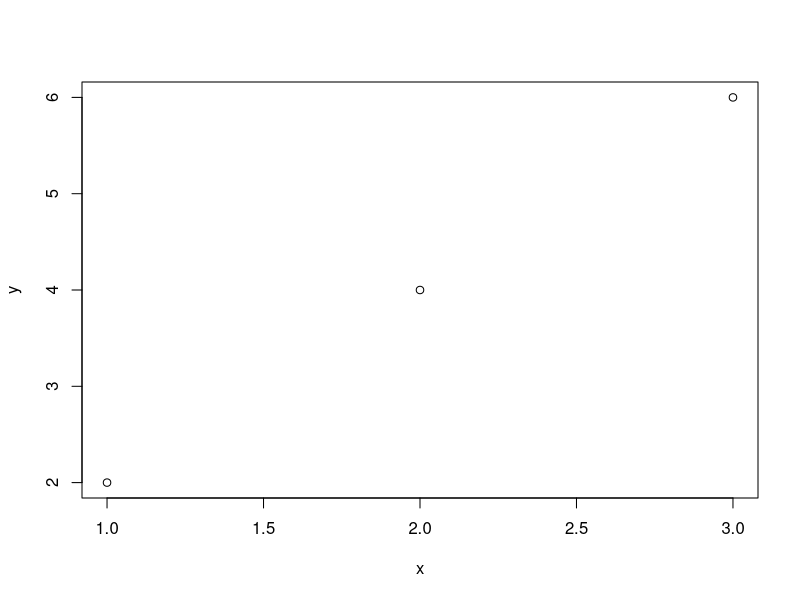
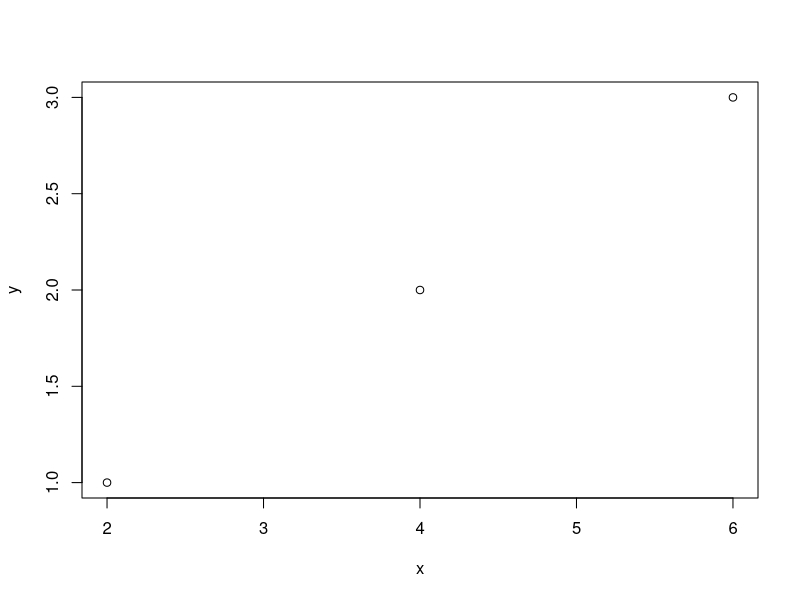

The R script that drew these images, in order:
## ---- chunk 1
x <- c(1,2,3)
y <- c(2,4,6)
plot(x,y)
## ---- chunk 2
y <- c(1,2,3)
x <- c(2,4,6)
plot(x,y)
